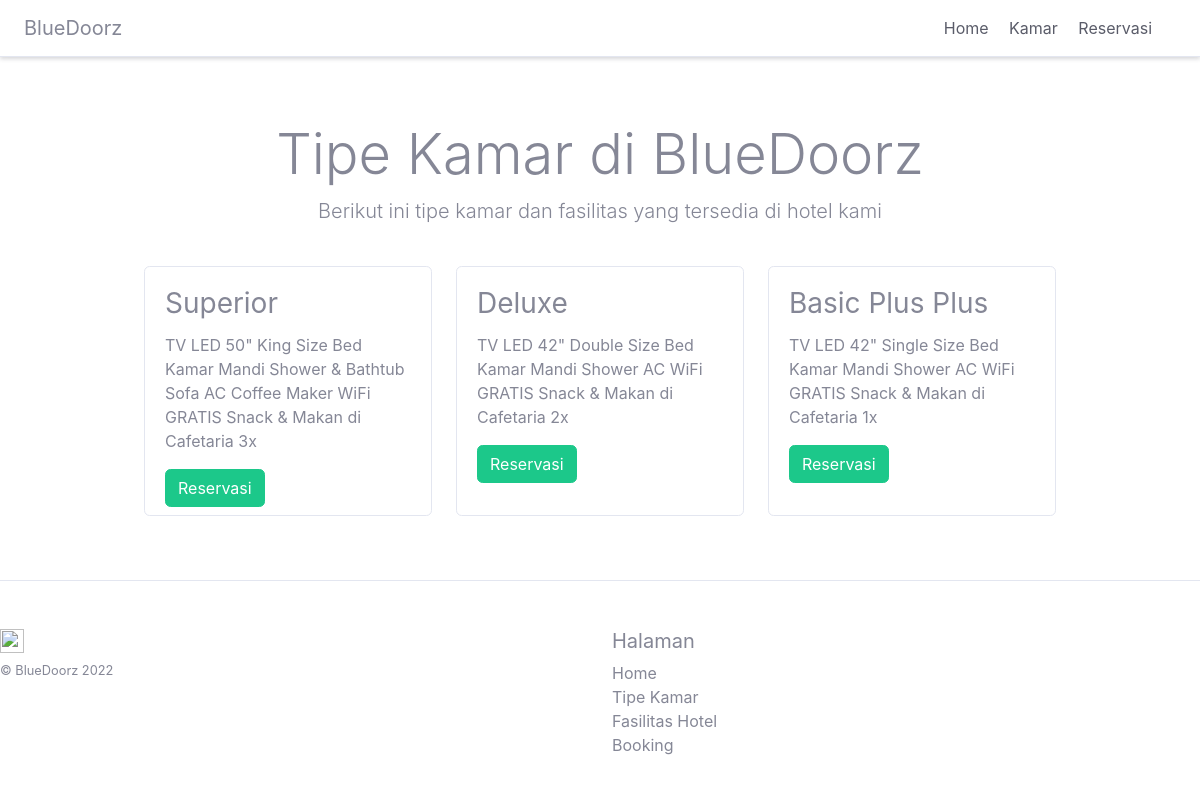
Page /kamar.php on the committed database.
### tables this page shows
CREATE TABLE `kamar` (
  `id_kamar` int(11) NOT NULL,
  `tipe_kamar` varchar(100) DEFAULT NULL,
  `fasilitas_kamar` text DEFAULT NULL,
  `jumlah_kamar` int(11) DEFAULT NULL
);

### kamar.php (the view, shortened to what this page needs)
<!doctype html>
<html lang="en">
  <head>
    <link href="assets/css/bootstrap.min.css" rel="stylesheet">
    <link href="assets/css/index.css" rel="stylesheet">
  </head>
  <body>
    <div class="d-flex flex-column flex-md-row align-items-center p-3 px-md-4 mb-3 bg-white border-bottom shadow-sm">
      <h5 class="my-0 mr-md-auto font-weight-normal">BlueDoorz</h5>
      <nav class="my-2 my-md-0 mr-md-3">
        <a class="p-2 text-dark" href="index.php">Home</a>
        <a class="p-2 text-dark" href="kamar.php">Kamar</a>
        <a class="p-2 text-dark" href="reservasi.php">Reservasi</a>
      </nav>
    </div>
    <div class="pricing-header px-3 py-3 pt-md-5 pb-md-4 mx-auto text-center">
      <h1 class="display-4">Tipe Kamar di BlueDoorz</h1>
      <p class="lead">Berikut ini tipe kamar dan fasilitas yang tersedia di hotel kami</p>
    </div>
    <div class="container">
      <div class="row">
        <?php
          include "koneksi.php";
          $query = mysqli_query($koneksi, "SELECT * FROM kamar");
          while( $fasilitas = mysqli_fetch_array($query, MYSQLI_ASSOC) ):
          ?>
        <div class="col-md-4 mb-3">
          <div class="card" style="min-height: 250px; max-height: 250px !important;">
            <div class="card-body">
              <h3 class="card-title"><?php echo $fasilitas['tipe_kamar'] ?></h3>
              <p class="card-text"><?php echo $fasilitas['fasilitas_kamar']; ?></p>
              <a href="reservasi.php" class="btn btn-success">Reservasi</a>
            </div>
          </div>
        </div>
        <?php endwhile; ?>
      </div>
    </div>
      <footer class="pt-4 my-md-5 pt-md-5 border-top">
        <div class="row">
          <div class="col-12 col-md">
            <img class="mb-2" src="../../assets/brand/bootstrap-solid.svg" alt="" width="24" height="24">
            <small class="d-block mb-3 text-muted">&copy; BlueDoorz 2022</small>
          </div>
          <div class="col-6 col-md">
            <h5>Halaman</h5>
            <ul class="list-unstyled text-small">
              <li><a class="text-muted" href="#">Home</a></li>
              <li><a class="text-muted" href="#">Tipe Kamar</a></li>
              <li><a class="text-muted" href="#">Fasilitas Hotel</a></li>
              <li><a class="text-muted" href="#">Booking</a></li>
            </ul>
          </div>
        </div>
      </footer>
  </body>
</html>

### assets/css/index.css (style rules this page uses)
html { font-size: 14px; }
@media (min-width: 768px) { html { font-size: 16px; } }
.container { max-width: 960px; }
.pricing-header { max-width: 700px; }

### rows in the picture
kamar: tipe_kamar "Superior", fasilitas_kamar "TV LED 50\" King Size Bed Kamar Mandi Shower & Bathtub Sofa AC Coffee Maker WiFi GRATIS Snack & Makan di Cafetaria 3x"
kamar: tipe_kamar "Deluxe", fasilitas_kamar "TV LED 42\" Double Size Bed Kamar Mandi Shower AC WiFi GRATIS Snack & Makan di Cafetaria 2x"
kamar: tipe_kamar "Basic Plus Plus", fasilitas_kamar "TV LED 42\" Single Size Bed Kamar Mandi Shower AC WiFi GRATIS Snack & Makan di Cafetaria 1x"
